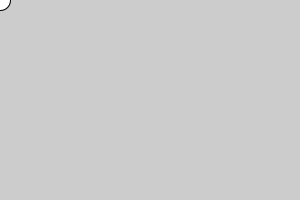
Frame 1 (no input)
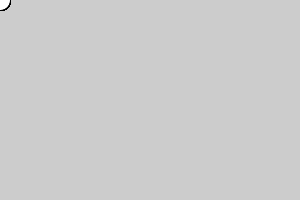
Frame 60 (the mouse pressed at the canvas centre just before this capture)
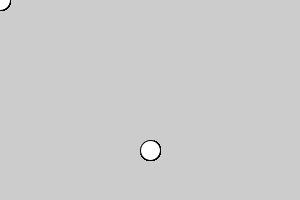
Frame 120 (the mouse held since frame 60 and released just before this capture)

The Processing sketch that drew these frames (run headless with seeded random() and noise(); from frame 60 on, the mouse is pressed at the canvas centre):

// Processing sketch: processing_106834
// ── processing_106834.pde

void setup()  {
    size(300,200);
}

void draw()  {
    ellipse(mouseX,mouseX,20,20);
}
